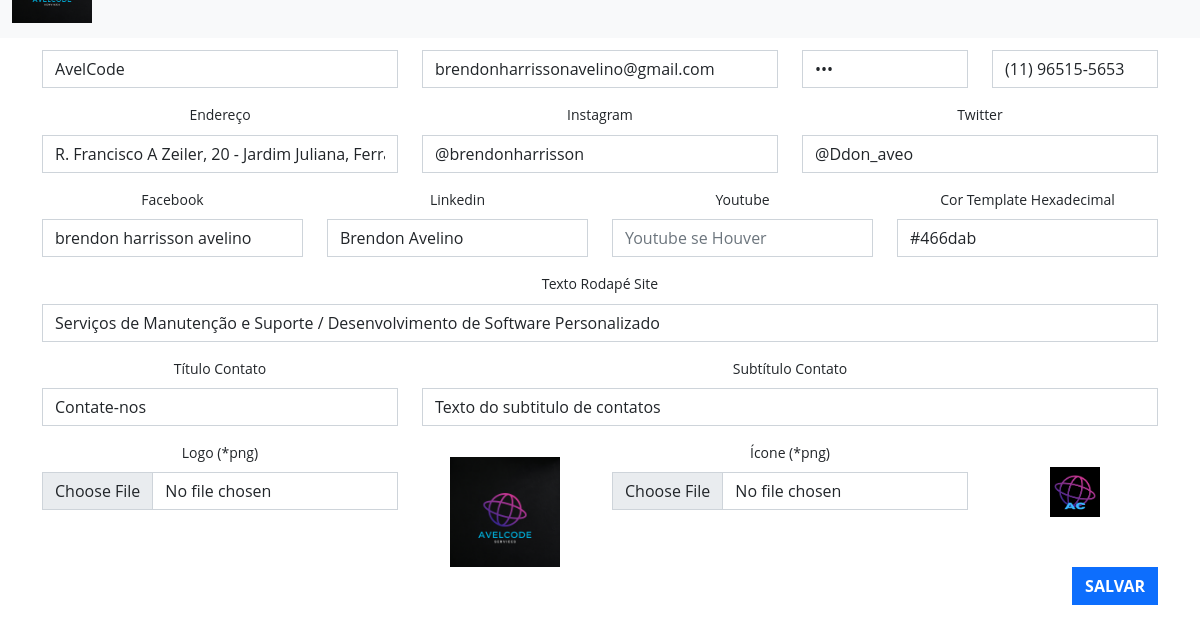
/sistema/painel (signed in), run on an earlier commit of the app's database.
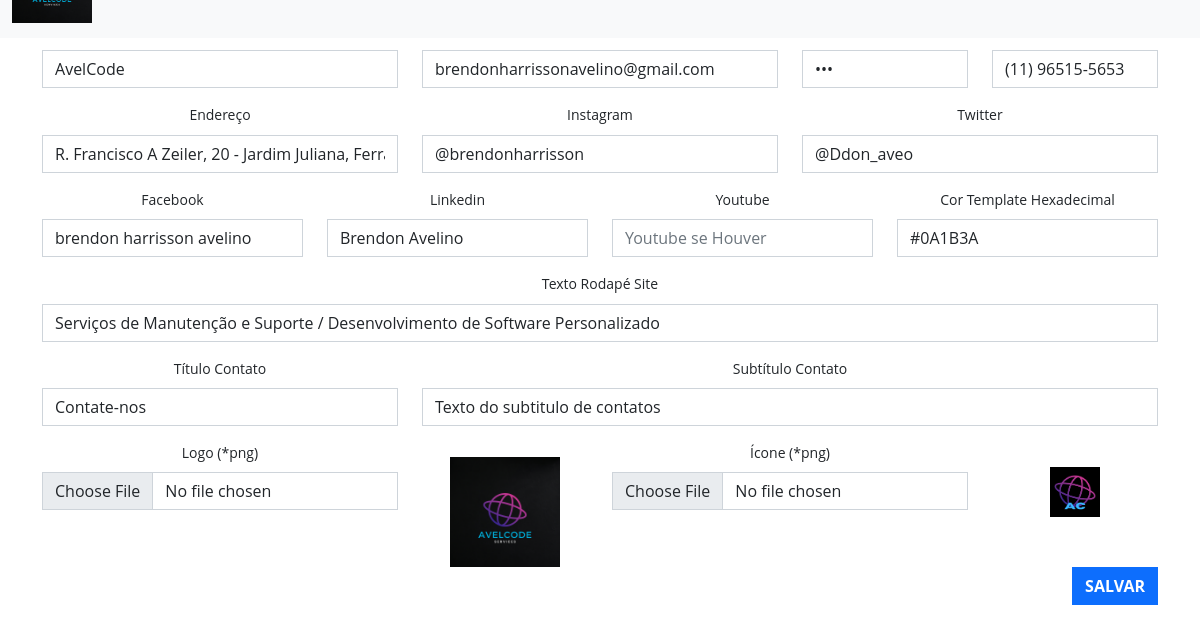
And on a later commit of the database.
### tables this page shows
CREATE TABLE `config` (
  `id` int(11) NOT NULL,
  `nome` varchar(80) NOT NULL,
  `email` varchar(50) NOT NULL,
  `senha` varchar(50) NOT NULL,
  `telefone` varchar(20) DEFAULT NULL,
  `endereco` varchar(100) DEFAULT NULL,
  `logo` varchar(80) NOT NULL,
  `icone` varchar(80) NOT NULL,
  `instagram` varchar(80) DEFAULT NULL,
  `twitter` varchar(80) DEFAULT NULL,
  `linkedin` varchar(80) DEFAULT NULL,
  `facebook` varchar(80) DEFAULT NULL,
  `youtube` varchar(80) DEFAULT NULL,
  `cor` varchar(20) DEFAULT NULL,
  `titulo_servicos` varchar(50) DEFAULT NULL,
  `subtitulo_servicos` varchar(255) DEFAULT NULL,
  `titulo_trabalhos` varchar(50) DEFAULT NULL,
  `subtitulo_trabalhos` varchar(255) DEFAULT NULL,
  `titulo_equipe` varchar(50) DEFAULT NULL,
  `subtitulo_equipe` varchar(255) DEFAULT NULL,
  `titulo_contato` varchar(50) DEFAULT NULL,
  `subtitulo_contato` varchar(255) DEFAULT NULL,
  `texto_rodape` varchar(1000) DEFAULT NULL
);

### sistema/conexao.php (called while the page is built, shortened)
<?php
$usuario = 'root';
$senha = '';
$banco = 'AvelCode';
$servidor = 'localhost';
try {
	$pdo = new PDO("mysql:dbname=$banco;host=$servidor;charset=utf8", "$usuario", "$senha");
} catch (Exception $e) {
	echo 'Erro ao conectar com o Banco de Dados!';
	echo '<br>';
	echo $e;
}
$nome_sistema = 'Projetos';
$email_sistema = 'admin@gmail.com';
$telefone_sistema = '(11)98765-4321';
$endereco_sistema = '';
$senha_sistema = '123';
$query = $pdo->query("SELECT * FROM config");
$res = $query->fetchAll(PDO::FETCH_ASSOC);
$total_reg = @count($res);
if($total_reg == 0){
	$pdo->query("INSERT INTO config SET nome = '$nome_sistema', email = '$email_sistema', senha = '$senha_sistema', telefone = '$telefone_sistema', endereco = '$endereco_sistema', logo = 'logo.png', icone = 'icone.png', cor = '#00c1c1', titulo_contato = 'Contate-nos', subtitulo_contato = 'Preencha os Campos abaixo para entrar em contato conosco!'");
}else{
$nome_sistema = $res[0]['nome'];
$email_sistema = $res[0]['email'];
$telefone_sistema = $res[0]['telefone'];
$endereco_sistema = $res[0]['endereco'];
$senha_sistema = $res[0]['senha'];
$facebook_sistema = $res[0]['facebook'];
$twitter_sistema = $res[0]['twitter'];
$youtube_sistema = $res[0]['youtube'];
$linkedin_sistema = $res[0]['linkedin'];
$instagram_sistema = $res[0]['instagram'];
$cor_sistema = $res[0]['cor'];
$titulo_contato = $res[0]['titulo_contato'];
$subtitulo_contato = $res[0]['subtitulo_contato'];
$texto_rodape = $res[0]['texto_rodape'];
}
 ?>

### sistema/painel/index.php (the view, shortened to what this page needs)
<?php
require_once('../conexao.php');
require_once("cabecalho.php");
?>
<form id="form-config">
<div class="row">
	<div class="col-md-4">
		<div class="mb-3">
			<label for="exampleFormControlInput1" class="form-label">Nome Site</label>
			<input name="nome" type="text" class="form-control" placeholder="Nome do Site" value="<?php echo $nome_sistema ?>" required>
		</div>
	</div>
	<div class="col-md-4">
		<div class="mb-3">
			<label for="exampleFormControlInput1" class="form-label">Email Site</label>
			<input name="email" type="email" class="form-control" placeholder="Email do Site" value="<?php echo $email_sistema ?>" required>
		</div>
	</div>
	<div class="col-md-2 col-6">
		<div class="mb-3">
			<label for="exampleFormControlInput1" class="form-label">Senha Site</label>
			<input name="senha" type="password" class="form-control" placeholder="Senha do Site" value="<?php echo $senha_sistema ?>" required>
		</div>
	</div>
	<div class="col-md-2 col-6">
		<div class="mb-3">
			<label for="exampleFormControlInput1" class="form-label">Telefone Site</label>
			<input name="telefone" id="telefone" type="text" class="form-control" placeholder="Telefone do Site" value="<?php echo $telefone_sistema ?>">
		</div>
	</div>
</div>
<div class="row">
	<div class="col-md-4">
		<div class="mb-3">
			<label for="exampleFormControlInput1" class="form-label">Endereço</label>
			<input name="endereco" type="text" class="form-control" placeholder="Endereço se Houver" value="<?php echo $endereco_sistema ?>">
		</div>
	</div>
	<div class="col-md-4">
		<div class="mb-3">
			<label for="exampleFormControlInput1" class="form-label">Instagram</label>
			<input name="instagram" type="text" class="form-control" placeholder="Instagram se Houver" value="<?php echo $instagram_sistema ?>">
		</div>
	</div>
	<div class="col-md-4">
		<div class="mb-3">
			<label for="exampleFormControlInput1" class="form-label">Twitter</label>
			<input name="twitter" type="text" class="form-control" placeholder="Twitter se Houver" value="<?php echo $twitter_sistema ?>">
		</div>
	</div>
</div>
<div class="row">
	<div class="col-md-3">
		<div class="mb-3">
			<label for="exampleFormControlInput1" class="form-label">Facebook</label>
			<input name="facebook" type="text" class="form-control" placeholder="Facebook se Houver" value="<?php echo $facebook_sistema ?>">
		</div>
	</div>
	<div class="col-md-3">
		<div class="mb-3">
			<label for="exampleFormControlInput1" class="form-label">Linkedin</label>
			<input name="linkedin" type="text" class="form-control" placeholder="Linkedin se Houver" value="<?php echo $linkedin_sistema ?>">
		</div>
	</div>
	<div class="col-md-3">
		<div class="mb-3">
			<label for="exampleFormControlInput1" class="form-label">Youtube</label>
			<input name="youtube" type="text" class="form-control" placeholder="Youtube se Houver" value="<?php echo $youtube_sistema ?>">
		</div>
	</div>
	<div class="col-md-3">
		<div class="mb-3">
			<label for="exampleFormControlInput1" class="form-label">Cor Template Hexadecimal</label>
			<input name="cor" type="text" class="form-control" placeholder="#00c1c1" value="<?php echo $cor_sistema ?>">
		</div>
	</div>
</div>
<div class="row">
	<div class="col-md-12">
		<div class="mb-3">
			<label for="exampleFormControlInput1" class="form-label">Texto Rodapé Site</label>
			<input name="texto_rodape" type="text" class="form-control" placeholder="Texto do Rodapé se Houver" value="<?php echo $texto_rodape ?>">
		</div>
	</div>
</div>
<div class="row">
	<div class="col-md-4">
		<div class="mb-3">
			<label for="exampleFormControlInput1" class="form-label">Título Contato</label>
			<input name="titulo_contato" type="text" class="form-control" placeholder="Título da área de Contato" value="<?php echo $titulo_contato ?>">
		</div>
	</div>
	<div class="col-md-8">
		<div class="mb-3">
			<label for="exampleFormControlInput1" class="form-label">Subtítulo Contato</label>
			<input name="subtitulo_contato" type="text" class="form-control" placeholder="Texto Subtítulo contato se Houver" value="<?php echo $subtitulo_contato ?>">
		</div>
	</div>
</div>
<div class="row">
	<div class="col-md-4 col-8">
		<div class="mb-3">
			<label for="exampleFormControlInput1" class="form-label">Logo (*png)</label>
			<input id="logo" name="logo" type="file" class="form-control" onchange="alterarImg('target-logo', 'logo')">
		</div>
	</div>
	<div class="col-md-2 col-4">
		<div><img id="target-logo" src="../img/logo.png" width="110px" style="margin-top: 15px"></div>
	</div>
	<div class="col-md-4 col-8">
		<div class="mb-3">
			<label for="exampleFormControlInput1" class="form-label">Ícone (*png)</label>
			<input id="icone" name="icone" type="file" class="form-control" onchange="alterarImg('target-icone', 'icone')">
		</div>
	</div>
	<div class="col-md-2 col-4">
		<div><img id="target-icone" src="../img/icone.png" width="50px" style="margin-top: 25px"></div>
	</div>
</div>
<div align="right">
 <button class="btn btn-primary" type="submit">Salvar</button>
</div>
</form>

### sistema/painel/cabecalho.php (shortened to what this page needs)
<?php
require_once("../conexao.php");
 ?>
<!DOCTYPE html>
<html>
<head>
	<link href="https://cdn.jsdelivr.net/npm/bootstrap@5.0.2/dist/css/bootstrap.min.css" rel="stylesheet">
  <link rel="stylesheet" href="https://cdn.jsdelivr.net/npm/bootstrap-icons@1.10.2/font/bootstrap-icons.css">
  <link rel="stylesheet" type="text/css" href="css/style.css">
 <link rel="stylesheet" type="text/css" href="DataTables/datatables.min.css"/>
</head>
<body>
<nav class="navbar navbar-expand-lg navbar-light bg-light">
  <div class="container-fluid">
    <a class="navbar-brand" href="index.php"><img src="../img/logo.png" width="80px"></a>
  </div>
</nav>
 <div class="container" style="margin-top: 20px">
</html>

### css/style.css (style rules this page uses)
body { text-align: center; font-family: 'Open Sans', sans-serif; font-size: 14px; line-height: 1.6em; }
button { display: inline-block; margin-bottom: 0; margin-bottom: 10px; padding: 6px 12px; border: 1px solid transparent; vertical-align: middle; text-align: center; white-space: nowrap; font-weight: normal; font-size: 14px; line-height: 1.428571429; cursor: pointer; -webkit-user-select: none; -moz-user-select: none; -ms-user-select: none; -o-user-select: none; user-select: none; }
nav.navbar { position: fixed; top: -72px; margin-bottom: 0px; padding: 10px 0px 10px 0px; width: 100%; border-radius: 0px; transition: all 0.2s; }

### css/overwrite.css (style rules this page uses)
select, textarea, input[type="text"], input[type="password"], input[type="datetime"], input[type="datetime-local"], input[type="date"], input[type="month"], input[type="time"], input[type="week"], input[type="number"], input[type="email"], input[type="url"], input[type="search"], input[type="tel"], input[type="color"], .uneditable-input { -webkit-border-radius: 0; -moz-border-radius: 0; border-radius: 0; }
.form-control { -webkit-border-radius: 0; -moz-border-radius: 0; border-radius: 0; }
.btn { font-weight: 700; text-transform: uppercase; text-shadow: none; background-image:none; border-color: none; border-bottom-color: none; -webkit-box-shadow: none; -moz-box-shadow: none; box-shadow: none; }
.btn { outline:0; -webkit-border-radius: 0; -moz-border-radius: 0; border-radius: 0; }

What changed in the data, as far as the page shows it:
changed config "AvelCode": cor "#466dab" → "#0A1B3A"
